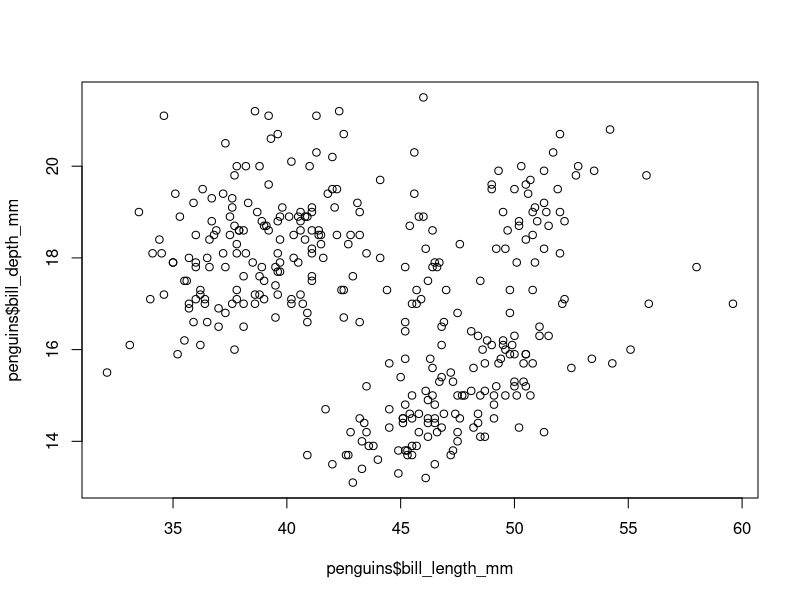
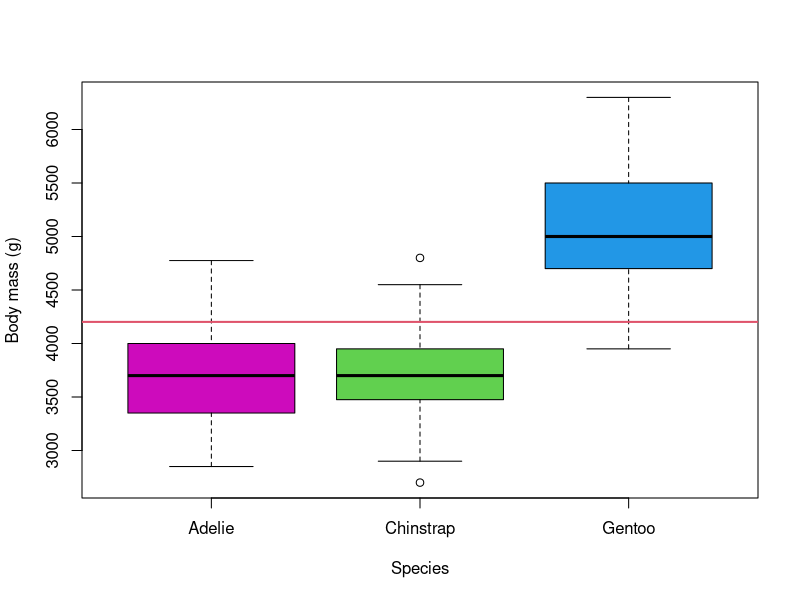
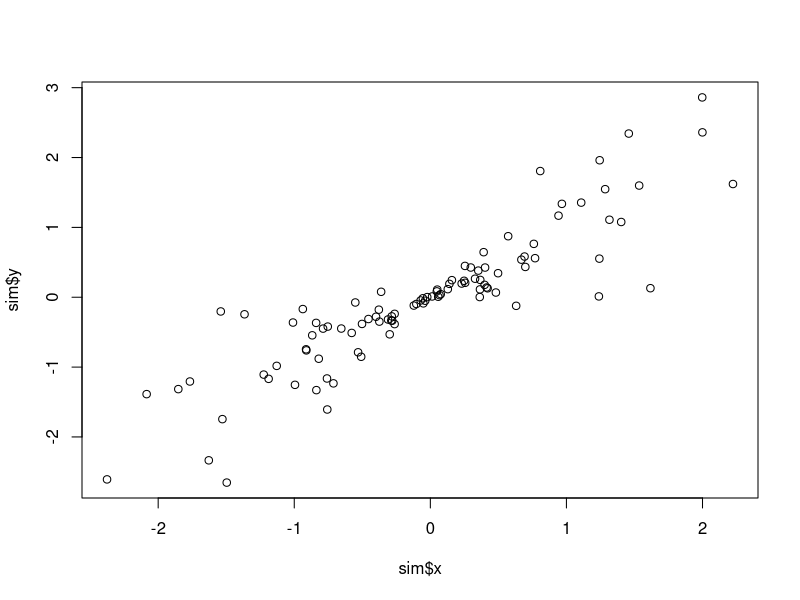
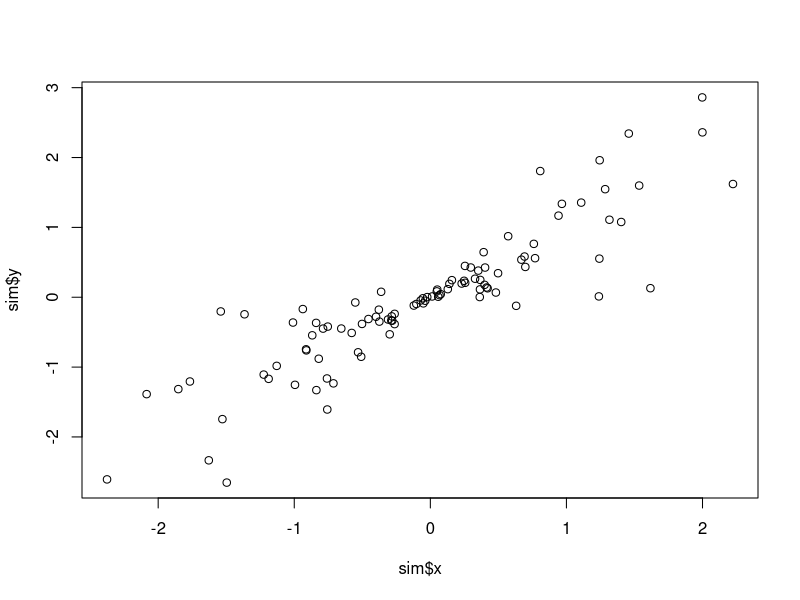
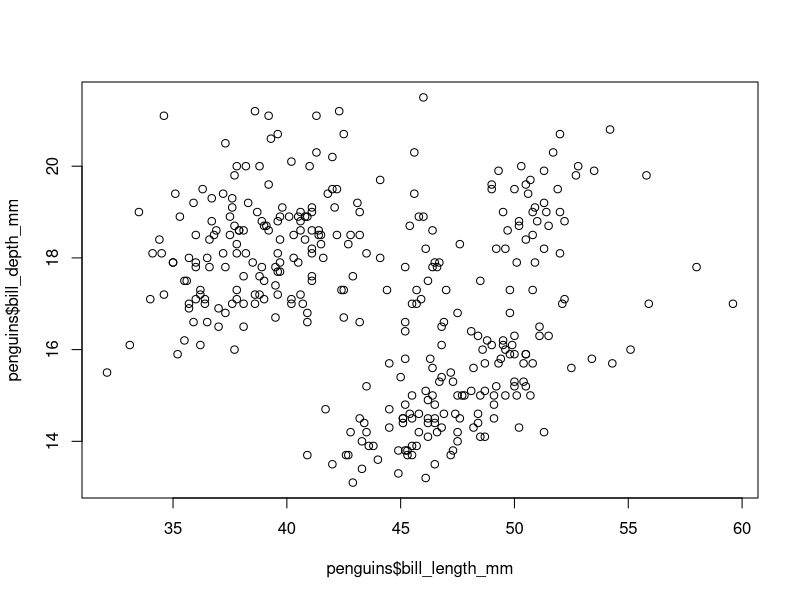
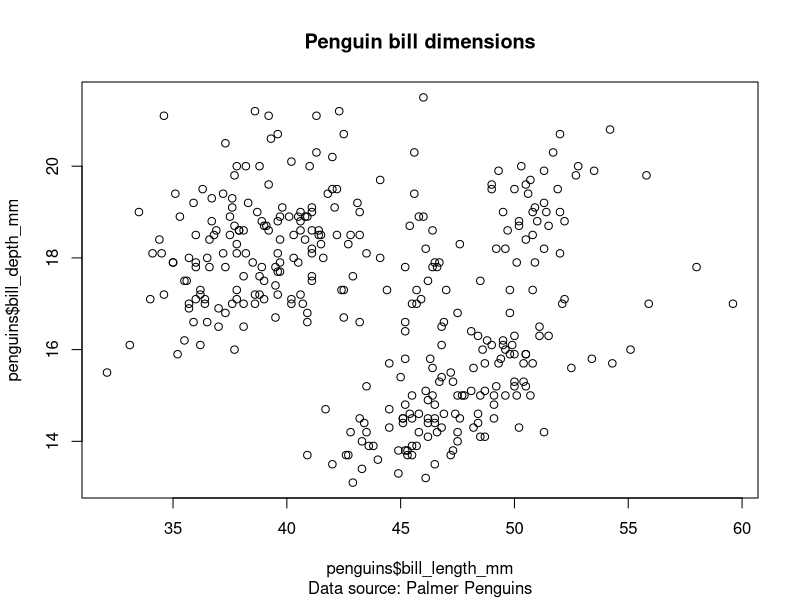
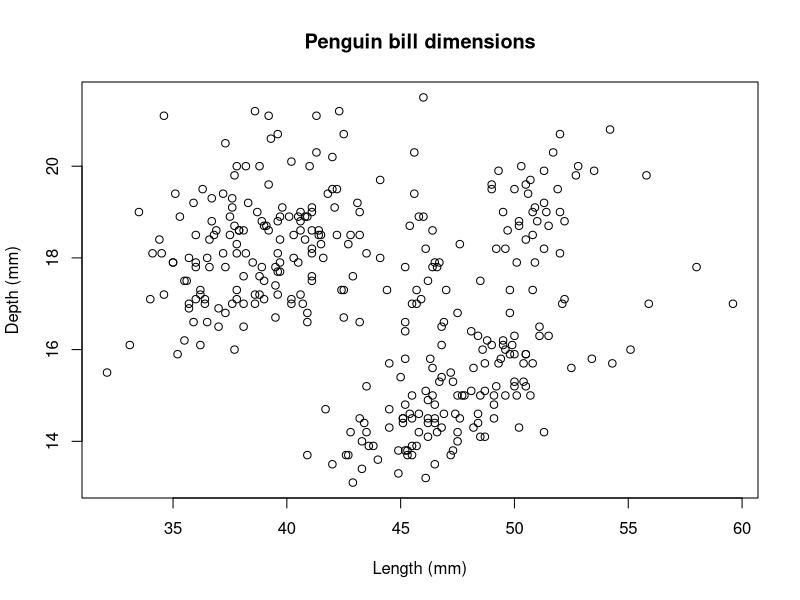
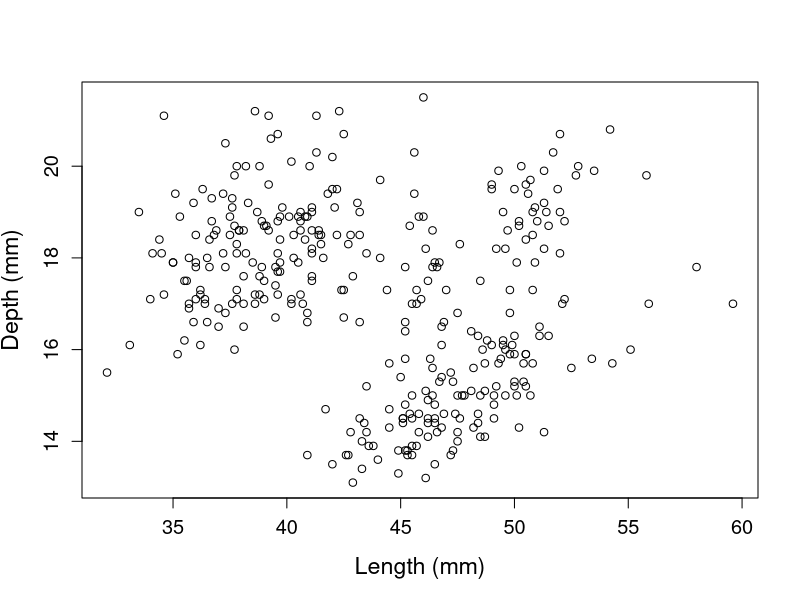

The R script that drew these images, in order:
## ---- chunk 1
# use :: to access data or functions from within a package 
penguins <- palmerpenguins::penguins 
## ---- chunk 2
library(palmerpenguins)
## ---- chunk 3
#| warning: false
library(palmerpenguins)
## ---- chunk 4
#| echo: false
plot(x = penguins$bill_length_mm, 
     y = penguins$bill_depth_mm)
## ---- chunk 5
mean(penguins$body_mass_g, na.rm = TRUE)
median(penguins$body_mass_g, na.rm = TRUE)
## ---- chunk 6
#| results: hold
mean(penguins$body_mass_g, na.rm = TRUE)
median(penguins$body_mass_g, na.rm = TRUE)
## ---- chunk 7
plot(x = penguins$species, 
     y = penguins$body_mass_g, 
     ylab = "Body mass (g)", 
     xlab = "Species",
     col = c(6,3,4))
abline(h = mean(penguins$body_mass_g,na.rm = TRUE), col = 2, lwd = 2)
## ---- chunk 8
table(penguins$species)
## ---- chunk 9
# fit linear model
mass_lm <- lm(formula = body_mass_g ~ 1 + species, penguins)

# extract coefficients and standard errors
mass_lm_coefficients <- summary(mass_lm)$coefficients[,1:2]
mass_lm_coefficients
## ---- chunk 10
species_counts <- table(penguins$species)
knitr::kable(species_counts, col.names = c("Species", "Count"))
## ---- chunk 11
knitr::kable(x = mass_lm_coefficients)
## ---- chunk 12
row.names(mass_lm_coefficients) <- c("Intercept", "Chinstrap", "Gentoo")
knitr::kable(x = mass_lm_coefficients)
## ---- chunk 13
knitr::kable(
  x = mass_lm_coefficients, 
  col.names = c("MLE", "Std. Err"))
## ---- chunk 14
knitr::kable(
  x = round(mass_lm_coefficients, 2),
  col.names = c("MLE", "Std. Err"))
## ---- chunk 15
#######################
# Question 3
#######################

# Part A --------------------------

# simulate data
n <- 100
x <- rnorm(n, mean = 0, sd = 1)
y <- rnorm(n, mean = x, sd = abs(x) / 2)
type <- ifelse(x > 0, "A", "B")

# collect and clean workspace
sim <- data.frame(x, y, type)
rm(n, x, y, type)
## ---- chunk 16
# Part B --------------------------
plot(x = sim$x, y = sim$y)
## ---- chunk 17
#| label: tbl-palmer
#| tbl-cap: "Example rows of the Palmer penguin dataset."

library(knitr)
kable(head(penguins)[ ,1:6])
## ---- chunk 18
#| label: fig-sim-data
#| tbl-cap: "Scatter plot of two simulated datasets."
plot(x = sim$x, y = sim$y)
## ---- chunk 19
plot(x = penguins$bill_length_mm, y = penguins$bill_depth_mm)
## ---- chunk 20
plot(
  x = penguins$bill_length_mm,
  y = penguins$bill_depth_mm, 
  main = "Penguin bill dimensions",
  sub = "Data source: Palmer Penguins")
## ---- chunk 21
plot(
  x = penguins$bill_length_mm,
  y = penguins$bill_depth_mm, 
  main = "Penguin bill dimensions",
  xlab = "Length (mm)",
  ylab = "Depth (mm)")
## ---- chunk 22
plot(
  x = penguins$bill_length_mm,
  y = penguins$bill_depth_mm, 
  xlab = "Length (mm)",
  ylab = "Depth (mm)",
  cex.axis = 1.2, # relative scaling of axis values
  cex.lab = 1.4)  # relative scaling of axis labels
## ---- chunk 23
plot(
  x = penguins$bill_length_mm,
  y = penguins$bill_depth_mm, 
  main = "Penguin bill dimensions",
  xlab = "Length (mm)",
  ylab = "Depth (mm)", 
  pch = 16)
## ---- chunk 24
plot(
  x = penguins$bill_length_mm,
  y = penguins$bill_depth_mm, 
  main = "Penguin bill dimensions",
  xlab = "Length (mm)",
  ylab = "Depth (mm)", 
  pch = 16,
  col = "blue")
## ---- chunk 25
plot(
  x = penguins$bill_length_mm,
  y = penguins$bill_depth_mm, 
  main = "Penguin bill dimensions",
  xlab = "Length (mm)",
  ylab = "Depth (mm)", 
  pch = 16,
  col = rgb(0,0,0,0.5))
## ---- chunk 26
#| fig-cap: "Penguin bill dimensions by species: Adelie (black), Chinstrap (red) and Gentoo (green)."


plot(
  x = penguins$bill_length_mm,
  y = penguins$bill_depth_mm, 
  main = "Penguin bill dimensions",
  xlab = "Length (mm)",
  ylab = "Depth (mm)", 
  pch = 16,
  col = penguins$species)
## ---- chunk 27
#| fig-cap: "Penguin bill dimensions by species: Adelie (black circles), Chinstrap (red triangles) and Gentoo (green diamonds)."
#| label: fig-penguin-scatter
plot(
  x = penguins$bill_length_mm,
  y = penguins$bill_depth_mm, 
  main = "Penguin bill dimensions",
  xlab = "Length (mm)",
  ylab = "Depth (mm)", 
  pch = 15 + as.numeric(penguins$species),
  col = penguins$species)
## ---- chunk 28
#| fig-cap: Displacement of an undamped simple harmonic oscillator.
#| label: fig-oscillator

time <- seq(from = 0, to = 100, by = 0.01)
displacement <- 10 + 5 * sin(time) 

plot(
  x = time,
  y = displacement,
  type = "l",
  bty = "n",
  col = "blue",
  lwd = 2, # line width
  lty = 2) # dashed line

## ---- chunk 29
plot(
  x = time,
  y = displacement,
  type = "l",
  bty = "n",
  col = "blue",
  lwd = 2, # line width
  lty = 2) # dashed line
spring_2 = 10 + 3 * sin(0.25 * time)
lines(x = time, y = spring_2, lwd = 2)
## ---- chunk 30
plot(
  x = time,
  y = displacement,
  type = "l",
  bty = "n",
  col = "blue",
  lwd = 2,
  lty = 2) 
lines(x = time, y = spring_2, lwd = 2)
points(x = c(2, 10, 18, 26) * pi, y = rep(13, 4), pch = 16, col = "red")
## ---- chunk 31
#| fig-cap: "Penguin bill dimensions by species."
plot(
  x = penguins$bill_length_mm,
  y = penguins$bill_depth_mm, 
  col = penguins$species,
  pch = 15 + as.numeric(penguins$species),
  xlim = c(29,70), # extend plotting area to make room for legend
  ylim = c(12,23),
  main = "Penguin bill dimensions",
  xlab = "Length (mm)",
  ylab = "Depth (mm)",
  bty = "n")
legend(
  "bottomright",
  title = "Species",
  legend = c("Adelie", "Chinstrap", "Gentoo"),
  pch = 16:18,
  col = 1:3,
  bty = "n")
## ---- chunk 32
#| layout-ncol: 2
#| label: fig-example-plots
#| fig-cap: "Two example plots relating to the Gaussian distribution."
#| fig-subcap: 
#|   - "Gaussian distribution"
#|   - "Gaussian QQ-plot"

x <- seq(from = -3, to = 3,by = 0.01)
density <- dnorm(x, mean = 0, sd = 1)

plot(
  x = x,
  y = density,
  bty = "n",
  cex.axis = 1.4,
  cex.lab = 1.4,
  type = "l",
  lwd = 2)

y <- rnorm(n = 100, mean = 3, sd = 2)
qqnorm(y, cex.axis = 1.4, cex.lab = 1.4, main = "")
## ---- chunk 33
library(knitr)
## ---- chunk 34
#| label: tbl-island-penguin
#| tbl-cap: "Counts of Palmer penguin in each island."

island_counts <- table(penguins$island)
kable(island_counts, col.names = c("Island", "Count"))
## ---- chunk 35
# fit into a linear model
flipper_len_lm <- lm(formula = flipper_length_mm ~ 1 + island, penguins)
flipper_len_lm_coeff <- summary(flipper_len_lm)$coefficients[,1:2]

# display using kable
# reset row names, column names 
knitr::kable(x = flipper_len_lm_coeff,
             col.names = c("MLE", "Std. Err"),
             )
flipper_len_lm
## ---- chunk 36
#plot()
